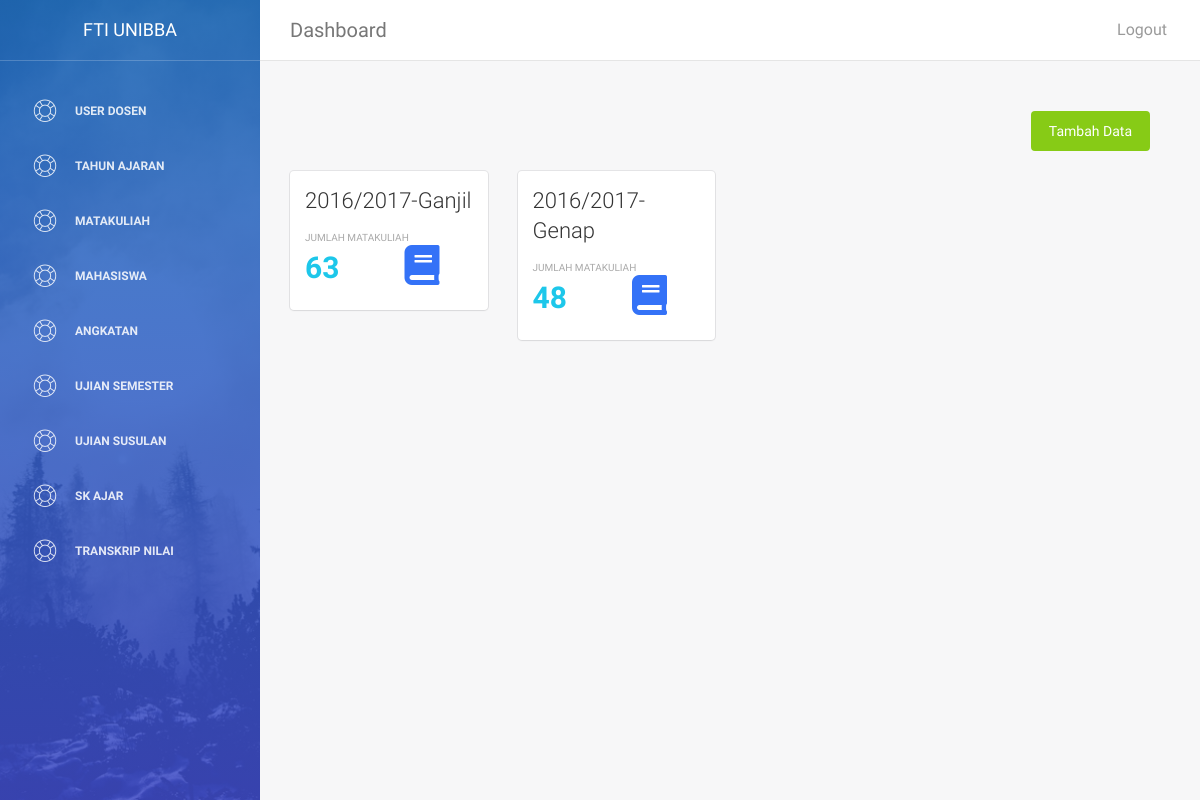
Page /APLIKASIUJIANv2/admin/index.php?halaman=sk (signed in) on the committed database.
### tables this page shows
CREATE TABLE `skajar` (
  `id` int(11) NOT NULL,
  `namask` varchar(255) NOT NULL,
  `tahunajaran` varchar(50) NOT NULL,
  `idmatakuliah` varchar(50) NOT NULL,
  `namadosen` varchar(200) NOT NULL
);

### APLIKASIUJIANv2/admin/fungsi/database.php (called while the page is built, shortened)
<?php
class database{
	private static $INSTANCE = null;
	private $mysqli,
			$HOST = 'localhost',
			$USER = 'root',
			$PASS = '',
			$DBNAME = 'ujianonline';
	public function __construct()
	{
		$this->mysqli = new mysqli( $this->HOST, $this->USER, $this->PASS, $this->DBNAME);
	}
	public static function getInstance(){
		if (!isset( self::$INSTANCE))
		{
			self::$INSTANCE = new database();
		}
		return self::$INSTANCE;
	}
	public function ambil_datashort($table, $kolom ='', $isi='',$order='', $by='')
	{
		if ( !is_int($isi))
			$isi = "'". $isi ."'";
		if ($kolom != '' AND $by =='')
		{
			$query="SELECT * FROM $table WHERE $kolom = $isi";
			$result=$this->mysqli->query($query);
			while ($row =$result->fetch_assoc())
			{
				$brow[] = $row;
			}
			if (!empty($brow)) {
				return $brow;
			}
		}elseif ($kolom == '' AND $by != '') {
			$query="SELECT * FROM $table $order BY $by ASC";
			$result=$this->mysqli->query($query);
			while ($row =$result->fetch_assoc())
			{
				$results[] = $row;
			}
			if (!empty($results)) {
				return $results;
			}
		}elseif ($kolom != '' AND $by != '') {
			$query="SELECT * FROM $table WHERE $kolom = $isi $order BY $by DESC ";
			$result=$this->mysqli->query($query);
			while ($row =$result->fetch_assoc())
			{
				$results[] = $row;
			}
			if (!empty($results)) {
				return $results;
			}
		}
	}
}
 ?>

### APLIKASIUJIANv2/admin/core/init.php (called while the page is built, shortened)
<?php
	$user = new user();
 ?>

### APLIKASIUJIANv2/admin/fungsi/user.php (called while the page is built, shortened)
<?php
	class user{
		private $koneksi;
		public function __construct()
		{
			$this->koneksi = database::getInstance();
		}
		public function get_dataskajarincrud($ta)
		{
			$data = $this->koneksi->ambil_datashort('skajar','','','GROUP',$ta);
			if (!empty($data)) {
				return $data;
			}
		}
		public function get_dataskajarwhid($ta)
		{
			$data = $this->koneksi->ambil_datashort('skajar','tahunajaran',$ta,'ORDER','tahunajaran');
			if (!empty($data)) {
				return $data;
			}
		}
	}
 ?>

### APLIKASIUJIANv2/admin/skajar.php (the view, shortened to what this page needs)
<?php
    $dataskajar = $user->get_dataskajarincrud('tahunajaran');
 ?>
<div class="content">
            <div class="container-fluid">
                <div class="row">
                    <div class="container-fluid" style="margin: 20px">
                        <button class="btn btn-fill btn-success pull-right tambahsk">Tambah Data</button>
                    </div>
                </div>
                <div class="row">
                    <?php if (!empty($dataskajar)): ?>
                        <?php foreach ($dataskajar as $sk): ?>
                            <?php $newta = str_replace('/', '-', $sk['tahunajaran']); ?>
                            <a class="menusk" data-ta="<?php echo $newta; ?>">
                            <div class="col-md-3">
                                <div class="card">
                                    <div class="header">
                                        <?php $dtask = $user->get_dataskajarwhid($sk['tahunajaran']); ?>
                                        <?php $countsk = count($dtask); ?>
                                        <h4 class="title"><?php echo $sk['tahunajaran']; ?></h4>
                                        <div class="content">
                                            <div class="row">
                                                    <span class="stats" style="font-size: 10px">JUMLAH MATAKULIAH </span><span class="btn-primary"><i class="fa fa-book pull-right" style="font-size: 40px; margin-right: 50px"></i></span>
                                                    <p style="font-size:30px"><b><?php echo $countsk ?></b></p>
                                            </div>
                                        </div>
                                    </div>
                                </div>
                            </div>
                            </a>
                        <?php endforeach ?>
                    <?php endif ?>
                </div>

### rows in the picture
skajar: tahunajaran "2016/2017-Ganjil", countsk "63"
skajar: tahunajaran "2016/2017-Genap", countsk "48"

### other values in the picture
$title "USER DOSEN TAHUN AJARAN MATAKULIAH MAHASISWA ANGKATAN UJIAN SEMESTER UJIAN SUSULAN SK AJAR TRANSKRIP NILAI"
